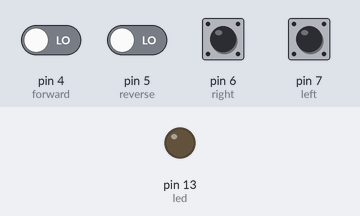
Recording of a sketch running on a simulated Arduino Uno, built with avr-gcc and run on an emulated ATmega328P. Parts: output pins drawn as LEDs (lit = HIGH). Dashed ring = blinking. The test bench sets the inputs (shaded band); at power-on: pin 4 (forward), pin 5 (reverse), pin 6 (right), pin 7 (left) LOW.

Above: at 1.2 s.
1.3 s: pin 4 (forward) driven HIGH
At 1.55 s:
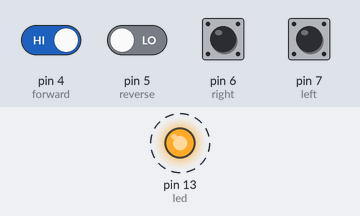
4.3 s: pin 5 (reverse) driven HIGH
7.3 s: pin 7 (left) pulled HIGH for 1 s
At 10.3 s:
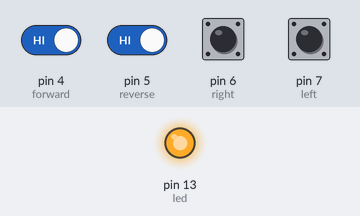
Timing chart, 0 to 16.3 s (numbered marks = the images above; inputs shaded):
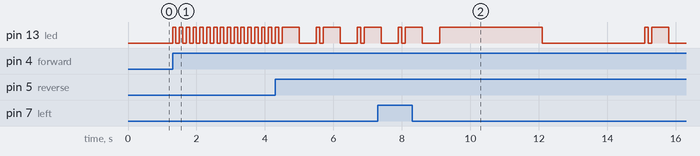

The sketch:

controller.ino
```cpp
int forward = 4;
int reverse = 5;
int right = 6;
int left = 7;

int led = 13;
  int forwardstate;
  int reversestate;
  int leftstate;
  int rightstate;
void setup() {
  // put your setup code here, to run once:
  pinMode(forward,INPUT);
  pinMode(reverse,INPUT);
  pinMode(right,INPUT);
  pinMode(left,INPUT);
  pinMode(led,OUTPUT);

  int forwardstate;
  byte reversestate;
  byte leftstate;
  byte rightstate;

}

void loop() {
  // put your main code here, to run repeatedly:
  forwardstate = digitalRead(forward);
  reversestate = digitalRead(reverse);
  rightstate = digitalRead(right);
  leftstate = digitalRead(left);


if (forwardstate == HIGH){
  digitalWrite(led,HIGH);
  delay(100);
  digitalWrite(led,LOW);
  delay(100);
} else {
  digitalWrite(led,LOW);
}
if (reversestate == HIGH){
  digitalWrite(led,HIGH);
  delay(500);
  digitalWrite(led,LOW);
  delay(500);
} else {
  digitalWrite(led,LOW);
}
if (rightstate == HIGH){
  digitalWrite(led,HIGH);
  delay(1000);
  digitalWrite(led,LOW);
  delay(1000);
} else {
  digitalWrite(led,LOW);
}
if (leftstate == HIGH){
  digitalWrite(led,HIGH);
  delay(3000);
  digitalWrite(led,LOW);
  delay(3000);
} else {
  digitalWrite(led,LOW);
}


}
```

Measured:
- after the input at 1.3 s, pin 13 (led): alternates HIGH for 0.10 s and LOW for 0.10 s, starting at once
